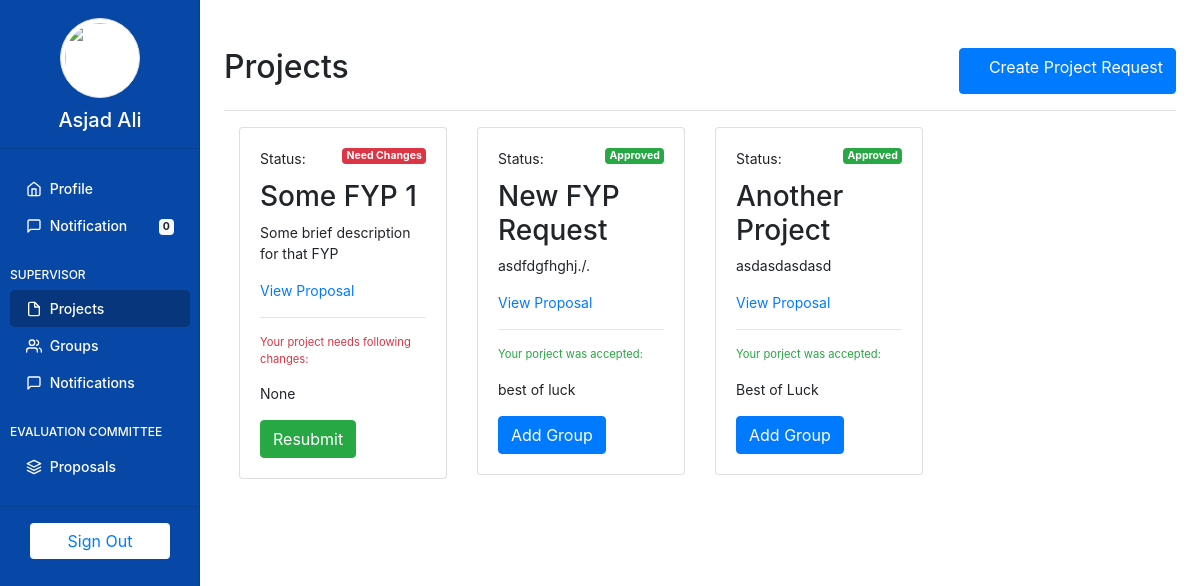
Page /faculty/portal/supervisor/projects/ (signed in) on the committed database.
### app/models.py (models this page shows, shortened)
class User(AbstractUser):
    is_student = models.BooleanField(default=False)
    is_faculty = models.BooleanField(default=False)

class Faculty(models.Model):
    user = models.OneToOneField(settings.AUTH_USER_MODEL, on_delete=models.CASCADE)
    is_supervisor = models.BooleanField(default=False)
    is_coordinator = models.BooleanField(default=False)
    is_committee_member = models.BooleanField(default=False)
    is_committee_head = models.BooleanField(default=False)
    is_evaluation_committee = models.BooleanField(default=False)
    is_active = models.BooleanField(default=True)
    image = models.ImageField(upload_to="faculty/", blank=True, null=True)
    created_at = models.DateTimeField(auto_now_add=True)
    updated_at = models.DateTimeField(auto_now=True)
    def get_current_notification_count(self):
        return self.faculty_receiver.filter(is_seen=False).count()

class Project(models.Model):
    supervisor = models.ForeignKey(Faculty, on_delete=models.CASCADE)
    title = models.CharField(max_length=255)
    description = models.CharField(max_length=300)
    proposal = models.FileField(upload_to="projects/proposals/")
    is_active = models.BooleanField(default=True)
    created_at = models.DateTimeField(auto_now_add=True)
    updated_at = models.DateTimeField(auto_now=True)

class ProjectRequest(models.Model):
    project = models.OneToOneField(Project, on_delete=models.CASCADE)
    reject_reason = models.CharField(max_length=500, blank=True, null=True)
    is_accepted = models.BooleanField(default=False)
    is_forwarded = models.BooleanField(default=False)
    is_need_changes = models.BooleanField(default=False)
    changes_required = models.CharField(max_length=500, blank=True, null=True)
    comments = models.CharField(max_length=500, blank=True, null=True)
    is_active = models.BooleanField(default=True)
    created_at = models.DateTimeField(auto_now_add=True)
    updated_at = models.DateTimeField(auto_now=True)

### app/views.py (the view)
# urls.py: path('faculty/portal/supervisor/projects/', views.supervisor_projects,
@login_required
def supervisor_projects(request):
    try:
        projects = Project.objects.filter(supervisor=request.user.faculty).all()
        context = {'projects': projects}
    except Project.DoesNotExist:
        context = {'projects': None}
    return render(request, 'app/faculty/supervisor/projects.html', context)

### app/templates/app/faculty/supervisor/projects.html (shortened to what this page needs)
{% extends 'app/faculty/base.html' %}
{% block fac_link_supervisor_projects %}active{% endblock %}
{% block content %}
    <div class="d-flex justify-content-between border-bottom pb-3">
        <h2>Projects</h2>
        <a href="{% url 'faculty-supervisor-project-request' %}" class="btn btn-primary"><i
                class="fa fa-plus-circle"></i> Create Project Request</a>
    </div>
    <div class="d-flex flex-row flex-wrap mt-3">
        {% for project in projects %}
            <div class="col-sm-3">
                <div class="card">
                    <div class="card-body">
                        <div class="d-flex justify-content-between">
                            Status:
                            {% if project.projectrequest.is_active %}
                                {% if project.projectrequest.is_accepted %}
                                    <p><span class="badge badge-success">Approved</span></p>
                                {% elif project.projectrequest.is_forwarded %}
                                    <p><span class="badge badge-info">Forwarded for Evaluation</span></p>
                                {% elif project.projectrequest.is_need_changes %}
                                    <p><span class="badge badge-danger">Need Changes</span></p>
                                {% else %}
                                    <p><span class="badge badge-warning">Pending</span></p>
                                {% endif %}
                            {% else %}
                                <p><span class="badge badge-danger">Denied</span></p>
                            {% endif %}
                        </div>
                        <h3>{{ project.title }}</h3>
                        <p>{{ project.description }}</p>
                        <a href="#">View Proposal</a>
                        {% if project.projectrequest.is_need_changes %}
                            <hr>
                            <p class="text-danger">
                                <small>Your project needs following changes:</small>
                            </p>
                            <p>{{ project.projectrequest.changes_required }}</p>
                            <a href="{% url 'faculty-supervisor-project-resubmit' project.id %}"
                               class="btn btn-success">Resubmit</a>
                        {% endif %}
                        {% if project.projectrequest.is_accepted %}
                            <hr>
                            <p class="text-success">
                                <small>Your porject was accepted:</small>
                            </p>
                            <p>{{ project.projectrequest.comments }}</p>
                            <a href="#" class="btn btn-primary">Add Group</a>
                        {% endif %}
                    </div>
                </div>
            </div>
        {% endfor %}
    </div>
{% endblock %}

### app/templates/app/faculty/base.html (shortened to what this page needs)
{% load static %}
<html lang="en">
<head>
    <link href="{% static 'app/css/bootstrap/bootstrap.min.css' %}" rel="stylesheet">
    <link rel="stylesheet" href="{% static 'app/css/fontawesome/css/all.css' %}">
    <link href="{% static 'app/css/site/dashboard.css' %}" rel="stylesheet">
</head>
<body>
{% if request.user.faculty.is_active %}
    <div class="container-fluid">
        <div class="row">
            <nav class="col-md-2 d-none d-md-block bg-bb sidebar">
                <div class="user text-center" style="color: white;">
                    <img src="{% static 'app/images/placeholder.jpg' %}" alt="" width="80px" height="80px"
                         class="img-thumbnail rounded-circle">
                    <h5 style="margin: 10px 0 0 0;">{{ user.first_name }}</h5>
                </div>
                <hr>
                <div class="sidebar-sticky">
                    <ul class="nav flex-column">
                        <li class="nav-item">
                            <a class="nav-link {% block fac_link_profile %}{% endblock %}" href="#">
                                <span data-feather="home"></span>
                                Profile
                            </a>
                        </li>
                        <li class="nav-item">
                            <a class="nav-link {% block fac_link_notification %}{% endblock %}"
                               href="{% url 'faculty-notifications' %}">
                                <span data-feather="message-square"></span>
                                Notification <span
                                    class="badge badge-light float-right mt-1">{{ request.user.faculty.get_current_notification_count }}</span>
                            </a>
                        </li>
                    </ul>
                    {% if user.faculty.is_supervisor %}
                        <h6 class="sidebar-heading mt-4" style="color: white;">
                            <span>Supervisor</span>
                        </h6>
                        <ul class="nav flex-column">
                            <li class="nav-item">
                                <a class="nav-link {% block fac_link_supervisor_projects %}{% endblock %}"
                                   href="{% url 'faculty-supervisor-projects' %}">
                                    <span data-feather="file"></span>
                                    Projects
                                </a>
                            </li>
                            <li class="nav-item">
                                <a class="nav-link {% block fac_link_group %}{% endblock %}"
                                   href="{% url 'faculty-supervisor-groups' %}">
                                    <span data-feather="users"></span>
                                    Groups
                                </a>
                            </li>
                            <li class="nav-item">
                                <a class="nav-link" href="#">
                                    <span data-feather="message-square"></span>
                                    Notifications
                                </a>
                            </li>
                        </ul>
                    {% endif %}
                    {% if user.faculty.is_evaluation_committee %}
                        <h6 class="sidebar-heading mt-4" style="color: white;">
                            <span>Evaluation Committee</span>
                        </h6>
                        <ul class="nav flex-column">
                            <li class="nav-item">
                                <a class="nav-link {% block fac_link_ec_proposal %}{% endblock %}"
                                   href="{% url 'faculty-ec-proposals' %}">
                                    <span data-feather="layers"></span>
                                    Proposals
                                </a>
                            </li>
                        </ul>
                    {% endif %}
                </div>
                <div class="text-center">
                    <hr>
                    <a href="{% url 'logout' %}" class="btn btn-white mt-2 mb-5">Sign Out</a>
                </div>
            </nav>
            <main role="main" class="col-md-9 ml-sm-auto col-lg-10 px-4">
                {% block content %}
                {% endblock %}
            </main>
        </div>
    </div>
{% else %}
    <div class="d-flex justify-content-center align-items-center" style="height: 100vh; width: 100%;">
        <p class="display-4 text-muted">You no longer have access to portal.</p>
    </div>
{% endif %}
</body>
</html>

### app/static/app/css/site/dashboard.css (style rules this page uses)
body { font-size: .875rem; }
.feather { width: 16px; height: 16px; vertical-align: text-bottom; }
.sidebar { position: fixed; top: 0; left: 0; height: 100vh; z-index: 100; padding: 18px 0; box-shadow: inset -1px 0 0 rgba(0, 0, 0, .1); }
.sidebar-sticky { position: relative; top: 0; max-height: 55vh; padding: 5px 10px; overflow-x: hidden; overflow-y: auto; }
.sidebar .nav-link { font-weight: 500; color: white; }
.sidebar .nav-link .feather { margin-right: 4px; color: white; }
.sidebar .nav-link.active { border-radius: 5px; background-color: #08367C; }
.sidebar .nav-link:hover .feather, .sidebar .nav-link.active .feather { color: inherit; }
.sidebar-heading { font-size: .75rem; text-transform: uppercase; }
[role="main"] { padding-top: 48px; }
.bg-bb { background-color: #0747A6; }
.btn-white { display: block; box-sizing: border-box; width: 70%; background-color: white; border: none; margin: 0 auto; transition: all .4s; }

### rows in the picture
User: first_name "Asjad Ali", user.faculty.get_current_notification_count "0"
Project: shows "Need Changes", title "Some FYP 1", description "Some brief description for that FYP", projectrequest.changes_required "None"
Project: shows "Approved", title "New FYP Request", description "asdfdgfhghj./.", projectrequest.comments "best of luck"
Project: shows "Approved", title "Another Project", description "asdasdasdasd", projectrequest.comments "Best of Luck"
